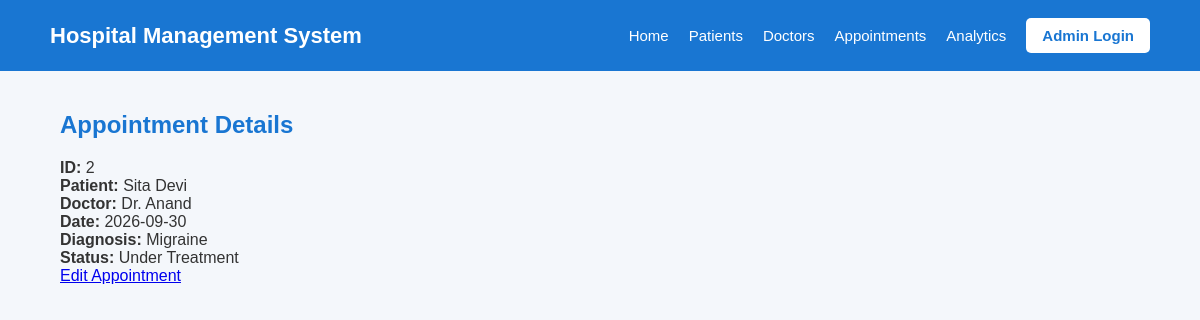
/appointments/2, run on the app's committed database.
### models.py (models this page shows)
class Appointment(db.Model):
    __tablename__ = "appointments"
    id = db.Column(db.Integer, primary_key=True)
    patient_id = db.Column(
        db.Integer, db.ForeignKey("patients.id"), nullable=False
    )
    doctor_id = db.Column(
        db.Integer, db.ForeignKey("doctors.id"), nullable=False
    )
    date = db.Column(db.Date, nullable=False)
    diagnosis = db.Column(db.String(255), nullable=False)
    status = db.Column(db.String(50), nullable=False)
    patient = db.relationship("Patient", back_populates="appointments")
    doctor = db.relationship("Doctor", back_populates="appointments")

class Patient(db.Model):
    __tablename__ = "patients"
    id = db.Column(db.Integer, primary_key=True)
    name = db.Column(db.String(120), nullable=False)
    age = db.Column(db.Integer, nullable=False)
    gender = db.Column(db.String(20), nullable=False)
    contact = db.Column(db.String(20), unique=True, nullable=False)
    appointments = db.relationship(
        "Appointment", back_populates="patient",
        cascade="all, delete-orphan"
    )

class Doctor(db.Model):
    __tablename__ = "doctors"
    id = db.Column(db.Integer, primary_key=True)
    name = db.Column(db.String(120), nullable=False)
    specialization = db.Column(db.String(120), nullable=False)
    appointments = db.relationship(
        "Appointment", back_populates="doctor",
        cascade="all, delete-orphan"
    )

### routes/appointments.py (the view)
@appointments_bp.route("/appointments/<int:id>")
def appointment_detail(id):
    appointment = Appointment.query.get_or_404(id)
    return render_template(
        "appointment_detail.html",
        appointment=appointment
    )

### templates/appointment_detail.html
{% extends "base.html" %}
{% block content %}
<h2>Appointment Details</h2>
<p><b>ID:</b> {{ appointment.id }}</p>
<p><b>Patient:</b> {{ appointment.patient.name }}</p>
<p><b>Doctor:</b> {{ appointment.doctor.name }}</p>
<p><b>Date:</b> {{ appointment.date }}</p>
<p><b>Diagnosis:</b> {{ appointment.diagnosis }}</p>
<p><b>Status:</b> {{ appointment.status }}</p>
<a href="/appointments/{{ appointment.id }}/edit">Edit Appointment</a>
{% endblock %}

### static/style.css (style rules this page uses)
* { margin: 0; padding: 0; box-sizing: border-box; }
body { font-family: Arial, sans-serif; background: #f4f7fb; color: #333; }
h2 { color: #1976d2; margin-bottom: 20px; }

### data on the page
Appointment: id "2", date "2026-09-30", diagnosis "Migraine", status "Under Treatment"
Patient: patient.name "Sita Devi"
Doctor: doctor.name "Dr. Anand"
